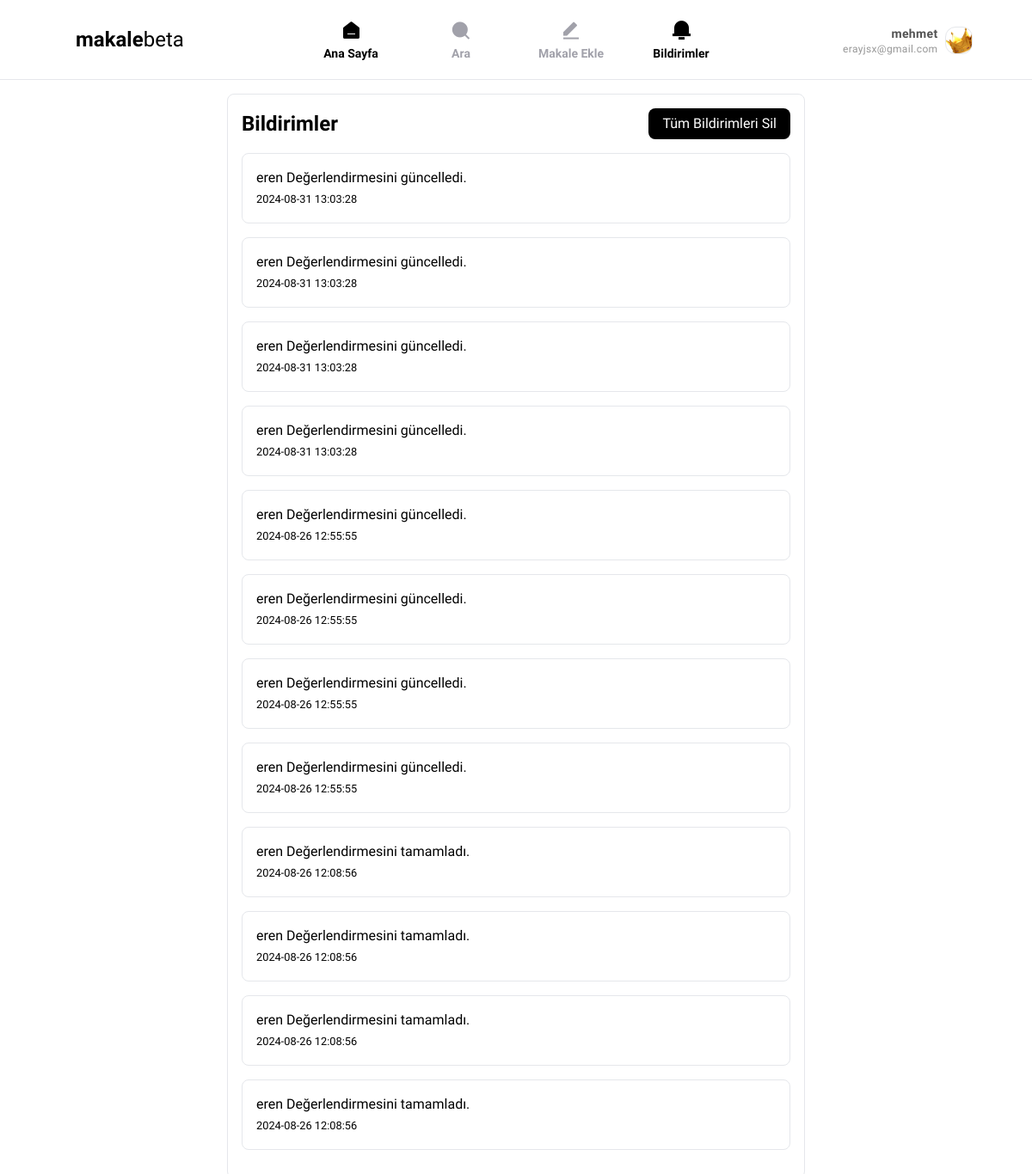
Page /notifications.php (signed in) on the committed database.
### tables this page shows
CREATE TABLE `users` (
  `id` int(11) NOT NULL,
  `username` varchar(50) NOT NULL,
  `fullname` varchar(250) NOT NULL,
  `gender` int(1) NOT NULL,
  `email` varchar(100) NOT NULL,
  `password` varchar(250) NOT NULL,
  `yetki` int(1) NOT NULL,
  `createdate` timestamp NOT NULL DEFAULT current_timestamp(),
  `photo` varchar(255) NOT NULL
);

CREATE TABLE `notifications` (
  `id` int(11) NOT NULL,
  `post_id` int(11) DEFAULT NULL,
  `editor_id` int(11) DEFAULT NULL,
  `message` text DEFAULT NULL,
  `is_read` tinyint(1) DEFAULT 0,
  `created_at` timestamp NOT NULL DEFAULT current_timestamp()
);

### db/yetki.php (called while the page is built, shortened)
<?php
if (isset($_SESSION['user_id'])) {
  $user_id = $_SESSION['user_id'];
  $sorgu = "SELECT yetki FROM users WHERE id = ?";
  $srg = $conn->prepare($sorgu);
  $srg->bind_param("i", $user_id);
  $srg->execute();
  $result = $srg->get_result();
  if ($result->num_rows > 0) {
      $user = $result->fetch_assoc();
      $yetki = $user['yetki'];
  }
}
?>

### notifications.php (the view, shortened to what this page needs)
<?php
include_once 'db/connect.php';
$user_id = $_SESSION['user_id'];
$sql = "SELECT * FROM notifications WHERE editor_id = ? ORDER BY created_at DESC";
$stmt = $conn->prepare($sql);
$stmt->bind_param("i", $user_id);
$stmt->execute();
$notifications = $stmt->get_result()->fetch_all(MYSQLI_ASSOC);
?>
<!DOCTYPE html>
<html lang="tr">
<head>
    <?php include 'includes/head.php'; ?>
</head>
<body>
<?php include 'inc/header.php'; ?>
<main class="max-w-2xl mx-auto p-4 border m-4 rounded-lg">
    <div class="flex items-center justify-between">
        <h1 class="font-bold text-2xl">Bildirimler</h1>
        <?php if (!empty($notifications)): ?>
            <form method="post" action="">
                <button type="submit" name="delete_all_notifications" class="bg-black text-white px-4 py-1.5 rounded-lg">Tüm Bildirimleri Sil</button>
            </form>
        <?php endif; ?>
    </div>
    <div class="flex flex-col gap-4 my-4">
        <?php if (!empty($notifications)): ?>
            <?php foreach ($notifications as $notification): ?>
                <a href="evaluate?post_id=<?php echo $notification['post_id']; ?>" class="p-4 transition hover:bg-zinc-200 border rounded-lg">
                    <p><?php echo htmlspecialchars($notification['message']); ?></p>
                    <small><?php echo htmlspecialchars($notification['created_at']); ?></small>
                </a>
            <?php endforeach; ?>
        <?php else: ?>
            <p>Bildirim bulunamadı.</p>
        <?php endif; ?>
    </div>
</main>
</body>
</html>

### inc/header.php (shortened to what this page needs)
<?php
include_once 'db/connect.php';
include_once 'db/yetki.php';
$giris_yapildi = isset($_SESSION['user_id']);
$currentPath = $_SERVER['REQUEST_URI'];
function isActive($path) {
    global $currentPath;
    return strpos($currentPath, $path) !== false ? 'text-black font-bold' : 'text-zinc-400';
}
$user_photo = '';
$user_gender = '';
$user_email = '';
if ($giris_yapildi) {
    $user_id = $_SESSION['user_id'];
    $giris = $conn->prepare("SELECT photo, gender, email FROM users WHERE id = ?");
    $giris->bind_param("i", $user_id);
    $giris->execute();
    $giris->bind_result($user_photo, $user_gender, $user_email);
}
 ?>
<header class="flex top-0 sticky bg-white z-20 items-center justify-between border-b p-2 px-4">
  <div class="flex w-full items-center justify-between mx-auto max-w-screen-lg">
    <a href="./" class=" w-96 flex text-2xl"><b>makale</b>beta</a>
    <nav class="flex justify-center max-lg:hidden max-lg:*:w-10 *:w-32 *:justify-center *:flex *:flex-col *:items-center items-center *:rounded-lg *:h-full *:px-0 *:py-3 *:transition hover:*:bg-zinc-200">
      <a href="./" class="<?php echo isActive(''); ?>">
          <i class="ri-home-6-fill text-2xl"></i>
          <p class="text-sm font-semibold ">Ana Sayfa</p>
      </a>
      <a href="./search.php" class="<?php echo isActive('/search'); ?>">
          <i class="ri-search-fill text-2xl"></i>
          <p class="text-sm font-semibold">Ara</p>
      </a>
      <?php if ($yetki === 0): ?>
          <a href="./makale-ekle.php" class="<?php echo isActive('/makale-ekle.php'); ?>">
              <i class="ri-edit-fill text-2xl"></i>
              <p class="text-sm font-semibold">Makale Ekle</p>
          </a>
      <?php endif; ?>
      <?php if ($giris_yapildi): ?>
          <a href="./notifications.php" class="<?php echo isActive('/notifications.php'); ?>">
            <i class="ri-notification-3-fill text-2xl"></i>
            <p class="text-sm font-semibold">Bildirimler</p>
        </a>
      <?php endif; ?>
    </nav>
    <div class="flex gap-2 *:px-3 flex-4 w-96 *:py-1.5 *:rounded-lg justify-end items-center">
        <?php if ($giris_yapildi): ?>
            <div
                x-data="{ isOpen: false, openedWithKeyboard: false }"
                class="relative w-36 justify-end text-end"
                @keydown.esc.window="isOpen = false, openedWithKeyboard = false"
            >
                <button
                    type="button"
                    @click="isOpen = ! isOpen"
                    class="inline-flex cursor-pointer items-center gap-2 ml-auto whitespace-nowrap rounded-md text-sm font-medium tracking-wide transition"
                    aria-haspopup="true"
                    @keydown.space.prevent="openedWithKeyboard = true"
                    @keydown.enter.prevent="openedWithKeyboard = true"
                    @keydown.down.prevent="openedWithKeyboard = true"
                    :class="isOpen || openedWithKeyboard ? 'text-neutral-900 ' : 'text-neutral-600 '"
                    :aria-expanded="isOpen || openedWithKeyboard"
                    >
                    <div class="text-right max-lg:hidden">
                        <b><?php echo $_SESSION['username']; ?></b>
                        <p class="text-xs opacity-60"><?php echo htmlspecialchars($user_email); ?></p>
                    </div>
                    <img
                        class="w-8 h-8 rounded-xl border object-cover"
                        src="<?php echo !empty($user_photo) ? './assets/photos/' . htmlspecialchars($user_photo) : 'https://i.pinimg.com/564x/1b/a2/e6/1ba2e6d1d4874546c70c91f1024e17fb.jpg'; ?>"
                        alt="Profil Fotoğrafı"
                    />
                </button>
            </div>
        <?php else: ?>
            <a href="./register.php" class="bg-zinc-200">Kayıt Ol</a>
            <a href="./login.php" class="bg-black text-white">Giriş Yap</a>
        <?php endif; ?>
    </div>
  </div>
</header>

### styles/main.css (style rules this page uses)
html, body { font-family: "Inter Tight", sans-serif !important; }

### rows in the picture
users: email "erayjsx@gmail.com", photo (picture)
notifications: message "eren Değerlendirmesini güncelledi.", created_at "2024-08-31 13:03:28"
notifications: message "eren Değerlendirmesini güncelledi.", created_at "2024-08-31 13:03:28"
notifications: message "eren Değerlendirmesini güncelledi.", created_at "2024-08-31 13:03:28"
notifications: message "eren Değerlendirmesini güncelledi.", created_at "2024-08-31 13:03:28"
notifications: message "eren Değerlendirmesini güncelledi.", created_at "2024-08-26 12:55:55"
notifications: message "eren Değerlendirmesini güncelledi.", created_at "2024-08-26 12:55:55"
notifications: message "eren Değerlendirmesini güncelledi.", created_at "2024-08-26 12:55:55"
notifications: message "eren Değerlendirmesini güncelledi.", created_at "2024-08-26 12:55:55"
notifications: message "eren Değerlendirmesini tamamladı.", created_at "2024-08-26 12:08:56"
notifications: message "eren Değerlendirmesini tamamladı.", created_at "2024-08-26 12:08:56"
notifications: message "eren Değerlendirmesini tamamladı.", created_at "2024-08-26 12:08:56"
notifications: message "eren Değerlendirmesini tamamladı.", created_at "2024-08-26 12:08:56"

### other values in the picture
$_SESSION['username'] "mehmet"
